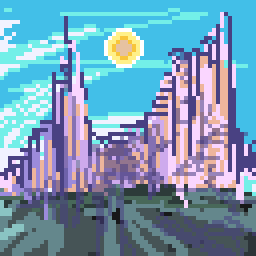
#> input picture collections/29-bootloader/projects/towers/399.png, 64 x 64 px (shown 4 times larger)
$ python assemble_tiles.py --input-dir ../out/voxelfrog
#> lines starting #> are read from the running program, lines starting #| are printed output that depends on the picture
#!/usr/bin/env python3
"""
Assemble small PNGs from a folder into:
  - a fixed grid collage (e.g., 3x3, 10x5, auto)
  - a pixel-mosaic (match each ref-image pixel to the closest tile by average color)

Run with no flags — edit CONFIG below.
Optionally override with CLI flags (all optional).

Requires: Pillow (pip install Pillow)
"""

from __future__ import annotations
import argparse, math, random
from pathlib import Path
from typing import List, Tuple, Dict, Any, Optional

from PIL import Image

# =======================
# CONFIG — edit these
# =======================
CONFIG = {
    # Where to read tiles (png/jpg/webp)
    "INPUT_DIR": "../voxelfrog/exports",

    # Output file path
    "OUTPUT_PATH": "out/voxelfrog/tower_mosaic3.png",

    # "grid" or "mosaic"
    "MODE": "mosaic",

    # ---------- GRID MODE ----------
    # If both GRID_ROWS and GRID_COLS are None, we'll auto-pick a near-square layout.
    "GRID_ROWS": None,       # e.g., 3
    "GRID_COLS": None,       # e.g., 3

    # Size of each grid cell in output pixels
    "CELL_W": 64,
    "CELL_H": 64,

    # padding (pixels) between cells; background will show in gaps
    "PADDING": 0,

    # ordering of tiles: "name" | "mtime" | "random"
    "ORDER": "name",
    "SEED": 0,               # used only if ORDER == "random"

    # Background color for the canvas (RGBA tuple or hex like "#00000000")
    "BACKGROUND": (0, 0, 0, 0),

    # Resize fit mode for cell placement: "fit" | "cover"
    # - fit: letterbox inside cell, preserves full tile
    # - cover: fill entire cell, may crop
    "RESIZE_MODE": "fit",

    # ---------- MOSAIC MODE ----------
    # Reference image whose pixels we will reconstruct with tiles
    # If None, we will synthesize a near-square reference layout sized to the number of tiles.
    "REF_IMAGE": "../projects/towers/399.png",       # e.g., "projects/voxelfrog/input/base.png"

    # Target mosaic grid size (in reference pixels). If not set, uses ref image size.
    # You can force e.g. 48x48 by setting both. If only one is set, the other is scaled by aspect.
    "MOS_ROWS": 64,
    "MOS_COLS": 64,

    # Size of each mosaic cell (px) in the output
    "MOS_CELL": 49,

    # If True, we’ll allow reusing the same tile many times.
    # If False, we try to avoid repeats by simple round-robin shuffling when there are at least as many tiles as cells.
    "ALLOW_REUSE": True,

    # Limit the number of tiles used (after ordering). None = all.
    "MAX_TILES": None,
}

# =======================
# Internals
# =======================
SCRIPT_DIR = Path(__file__).resolve().parent
REPO_ROOT = SCRIPT_DIR.parent

def _resolve(p: str | Path) -> Path:
    p = Path(p) if not isinstance(p, Path) else p
    if p.is_absolute():
        return p
    # try cwd first
    if p.exists():
        return p
    # try relative to tools/
    p1 = SCRIPT_DIR / p
    if p1.exists() or not p.suffix:
        return p1
    # repo root
    return REPO_ROOT / p

def _to_rgba_tuple(x) -> Tuple[int,int,int,int]:
    if isinstance(x, tuple) and len(x) in (3,4):
        return (x[0], x[1], x[2], 255 if len(x)==3 else x[3])
    if isinstance(x, str) and x.startswith("#"):
        s = x.lstrip("#")
        if len(s)==3: s = "".join(ch*2 for ch in s)
        if len(s)==6: s += "ff"
        return tuple(int(s[i:i+2], 16) for i in (0,2,4,6))
    raise ValueError("BACKGROUND must be RGBA tuple or hex string")

def _list_images(input_dir: Path) -> List[Path]:
    exts = {".png",".jpg",".jpeg",".webp",".bmp"}
    files = [p for p in sorted(input_dir.iterdir()) if p.suffix.lower() in exts and p.is_file()]
    return files

def _order_files(files: List[Path], how: str, seed: int) -> List[Path]:
    if how == "name":
        return sorted(files, key=lambda p: p.name.lower())
    if how == "mtime":
        return sorted(files, key=lambda p: p.stat().st_mtime)
    if how == "random":
        rnd = random.Random(seed)
        files = list(files)
        rnd.shuffle(files)
        return files
    return files

def _avg_rgb(img: Image.Image) -> Tuple[float,float,float]:
    # quick average using resize to tiny then mean
    if img.mode != "RGBA":
        img = img.convert("RGBA")
    small = img.resize((1,1), Image.BOX)
    r,g,b,a = small.getpixel((0,0))
    return (r,g,b)

def _resize_into_cell(tile: Image.Image, cw: int, ch: int, mode: str) -> Image.Image:
    # returns an RGBA tile sized exactly (cw,ch); letterboxed (fit) or cropped (cover)
    tile = tile.convert("RGBA")
    tw, th = tile.size
    if mode == "cover":
        scale = max(cw/tw, ch/th) if tw and th else 1.0
    else:
        scale = min(cw/tw, ch/th) if tw and th else 1.0
    nw, nh = max(1, int(round(tw*scale))), max(1, int(round(th*scale)))
    scaled = tile.resize((nw, nh), Image.NEAREST)
    # paste into canvas
    out = Image.new("RGBA", (cw, ch), (0,0,0,0))
    x0 = (cw - nw)//2
    y0 = (ch - nh)//2
    out.alpha_composite(scaled, (x0, y0))
    return out

# ------------- GRID MODE -------------
# [41 lines left out: function assemble_grid, not called in this run]

# ------------- MOSAIC MODE -------------
def _compute_target_grid(n_tiles: int, mos_rows: Optional[int], mos_cols: Optional[int], ref_img: Optional[Image.Image]) -> Tuple[int,int]:
    if ref_img:
        rh, rw = ref_img.size[1], ref_img.size[0]
        if mos_rows and mos_cols:
            return mos_rows, mos_cols
        if mos_cols and not mos_rows:
            # scale rows by aspect
            return int(round(mos_cols * rh / max(1, rw))), mos_cols
        if mos_rows and not mos_cols:
            return mos_rows, int(round(mos_rows * rw / max(1, rh)))
        # no overrides — use ref size
        return rh, rw
    # no ref — try near-square using tile count
    cols = int(math.ceil(math.sqrt(n_tiles)))
    rows = int(math.ceil(n_tiles / cols))
    # allow overrides to force one dimension
    if mos_rows and not mos_cols:
        rows = mos_rows
        cols = int(math.ceil(n_tiles/rows))
    if mos_cols and not mos_rows:
        cols = mos_cols
        rows = int(math.ceil(n_tiles/cols))
    return rows, cols

def assemble_mosaic(input_dir: Path, files: List[Path], out_path: Path, cfg: Dict[str, Any]):
    if cfg["MAX_TILES"]:
        files = files[: int(cfg["MAX_TILES"])]

    if len(files) == 0:
        raise SystemExit(f"No images found in {input_dir}")

    # load reference (optional)
    ref_img = None
    if cfg["REF_IMAGE"]:
        ref_p = _resolve(cfg["REF_IMAGE"])
        ref_img = Image.open(ref_p).convert("RGBA")
#> ref_img is the input picture: PIL image 64x64 RGBA; mean R, G, B, A 119.4, 155.1, 181.9, 255

    # determine mosaic grid (rows x cols)
    rows, cols = _compute_target_grid(len(files), cfg["MOS_ROWS"], cfg["MOS_COLS"], ref_img)
#> rows = 64; cols = 64

    # build list of tiles + their average colors
    tiles: List[Image.Image] = []
    avgs: List[Tuple[float,float,float]] = []
    for p in files:
        im = Image.open(p).convert("RGBA")
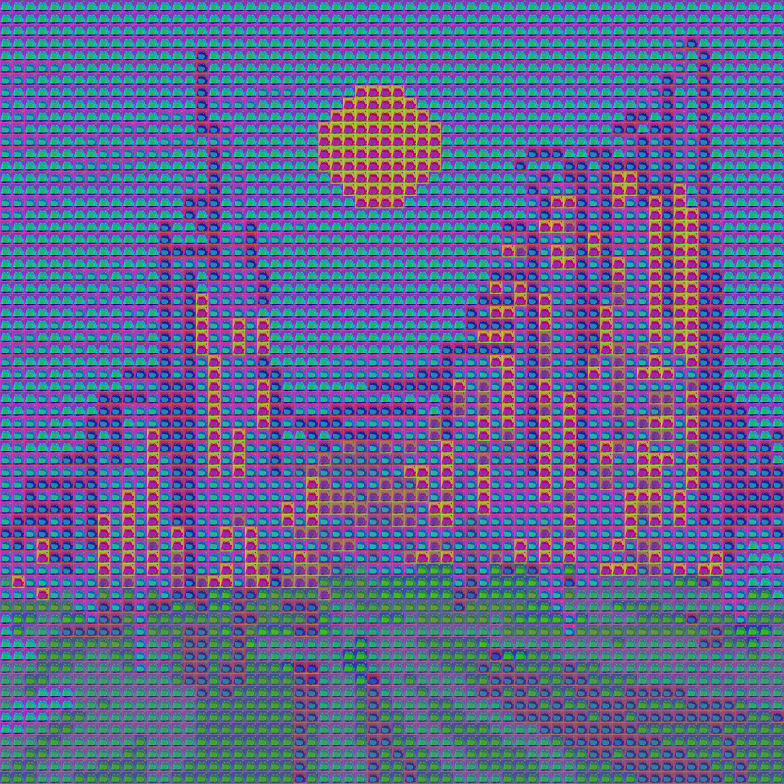
#> input picture collections/29-bootloader/out/voxelfrog/tower_mosaic3.png, 3136 x 3136 px (shown at 1/4 size)
#> im is the input picture: PIL image 3136x3136 RGBA; mean R, G, B, A 98.2, 101, 145, 255
        tiles.append(im)
        avgs.append(_avg_rgb(im))
#> in _avg_rgb, `r,g,b,a = small.getpixel((0,0))`: r = 98; g = 101; b = 145; a = 255

    # prepare reference pixel colors
    if ref_img:
        ref_small = ref_img.resize((cols, rows), Image.NEAREST)
        ref_pixels = [ref_small.getpixel((x,y)) for y in range(rows) for x in range(cols)]
#> ref_pixels = 4096 items, first 6: (66, 191, 232, 255), (66, 191, 232, 255), (66, 191, 232, 255), (66, 191, 232, 255), (66, 191, 232, 255), (66, 191, 232, 255)
        # convert RGBA -> RGB
        ref_colors = [(r,g,b) for (r,g,b,a) in ref_pixels]
#> ref_colors = 4096 items, first 6: (66, 191, 232), (66, 191, 232), (66, 191, 232), (66, 191, 232), (66, 191, 232), (66, 191, 232)
    else:
        # no ref: just fill in order (left->right, top->bottom)
        ref_colors = None

    # output canvas
    cell = int(cfg["MOS_CELL"])
    pad = int(cfg["PADDING"])
    bg = _to_rgba_tuple(cfg["BACKGROUND"])

    W = cols*cell + (cols-1)*pad
#> W = 3136
    H = rows*cell + (rows-1)*pad
#> H = 3136
    canvas = Image.new("RGBA", (W,H), bg)
#> canvas: PIL image 3136x3136 RGBA; every value is 0

    # optional reuse-avoidance bookkeeping
    order = list(range(len(tiles)))
#> order = [0]
    if not cfg["ALLOW_REUSE"] and ref_colors is None:
        # simple: just place each tile once in reading order; extra cells reuse from start
        pass

    # build a small cache for resized tiles to (cell,cell)
    tile_cache: Dict[int, Image.Image] = {}

    # match function (nearest average)
    def nearest_tile(rgb: Tuple[int,int,int]) -> int:
        best_i, best_d = 0, 1e9
        r,g,b = rgb
        for i,(ar,ag,ab) in enumerate(avgs):
            d = (r-ar)*(r-ar) + (g-ag)*(g-ag) + (b-ab)*(b-ab)
            if d < best_d:
                best_d, best_i = d, i
        return best_i

    # assemble
    t = 0
    for r in range(rows):
        for c in range(cols):
            if ref_colors is None:
                # just pick in order (wrapping)
                idx = order[t % len(order)]
            else:
                idx = nearest_tile(ref_colors[r*cols + c])

            if idx not in tile_cache:
                tile_cache[idx] = _resize_into_cell(tiles[idx], cell, cell, "cover")
            x = c*(cell+pad)
            y = r*(cell+pad)
            canvas.alpha_composite(tile_cache[idx], (x,y))
            t += 1
#> this loop made 64 passes
#> pass 1, in _resize_into_cell, `scaled = tile.resize((nw, nh), Image.NEAREST)`:
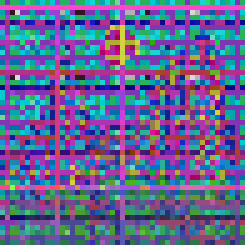
#> scaled: PIL image 49x49 RGBA (shown 5 times larger); mean R, G, B, A 98.7, 100.6, 145.7, 255
#> after the loop:
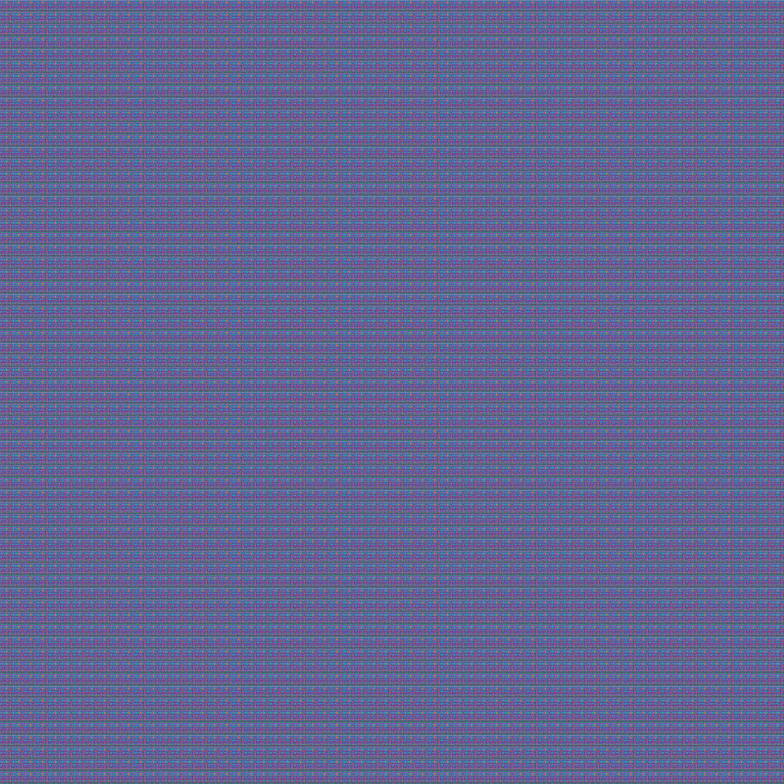
#> canvas: PIL image 3136x3136 RGBA (shown at 1/4 size); mean R, G, B, A 98.7, 100.6, 145.7, 255

    out_path.parent.mkdir(parents=True, exist_ok=True)
    canvas.save(out_path)
    print(f"[mosaic] {rows}x{cols} cells  |  {out_path}")
#| [mosaic] 64x64 cells  |  out/voxelfrog/tower_mosaic3.png

# =======================
# main
# =======================
def main():
    ap = argparse.ArgumentParser(add_help=False)
    ap.add_argument("--input-dir")
    ap.add_argument("--out")
    ap.add_argument("--mode", choices=["grid","mosaic"])
    ap.add_argument("--rows", type=int)
    ap.add_argument("--cols", type=int)
    ap.add_argument("--cellw", type=int)
    ap.add_argument("--cellh", type=int)
    ap.add_argument("--pad", type=int)
    ap.add_argument("--order", choices=["name","mtime","random"])
    ap.add_argument("--seed", type=int)
    ap.add_argument("--bg")
    ap.add_argument("--resize", choices=["fit","cover"])
    ap.add_argument("--ref")
    ap.add_argument("--mos-rows", type=int)
    ap.add_argument("--mos-cols", type=int)
    ap.add_argument("--mos-cell", type=int)
    ap.add_argument("--allow-reuse", action="store_true")
    ap.add_argument("--max-tiles", type=int)
    args = ap.parse_args()

    cfg = dict(CONFIG)
    def o(k, v):
        if v is not None: cfg[k] = v
    o("INPUT_DIR", args.input_dir)
    o("OUTPUT_PATH", args.out)
    o("MODE", args.mode)
    o("GRID_ROWS", args.rows)
    o("GRID_COLS", args.cols)
    o("CELL_W", args.cellw)
    o("CELL_H", args.cellh)
    o("PADDING", args.pad)
    o("ORDER", args.order)
    o("SEED", args.seed)
    o("BACKGROUND", args.bg)
    o("RESIZE_MODE", args.resize)
    o("REF_IMAGE", args.ref)
    o("MOS_ROWS", args.mos_rows)
    o("MOS_COLS", args.mos_cols)
    o("MOS_CELL", args.mos_cell)
    if args.allow_reuse: cfg["ALLOW_REUSE"] = True
    o("MAX_TILES", args.max_tiles)

    input_dir = _resolve(cfg["INPUT_DIR"])
    out_path = _resolve(cfg["OUTPUT_PATH"])

    if not input_dir.exists():
        raise SystemExit(f"Input dir not found: {input_dir}")

    files = _list_images(input_dir)
    files = _order_files(files, cfg["ORDER"], cfg["SEED"])
    if cfg["MAX_TILES"]:
        files = files[: int(cfg["MAX_TILES"])]

    if cfg["MODE"] == "grid":
        assemble_grid(input_dir, files, out_path, cfg)
    else:
        assemble_mosaic(input_dir, files, out_path, cfg)

if __name__ == "__main__":
    main()
